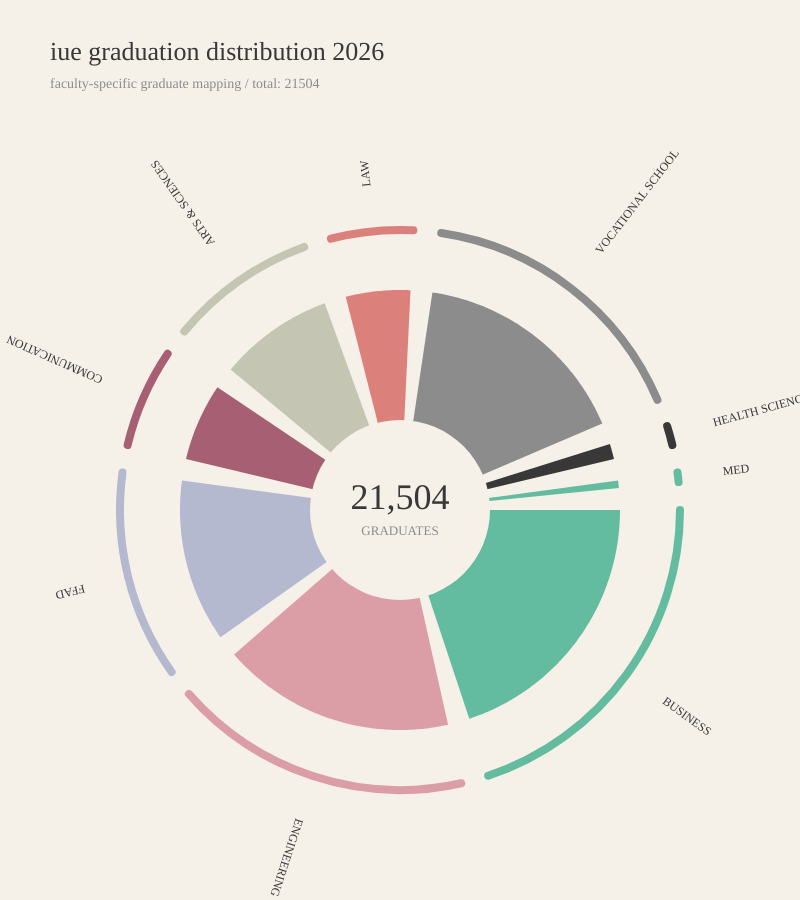
Frame 1 (no input)
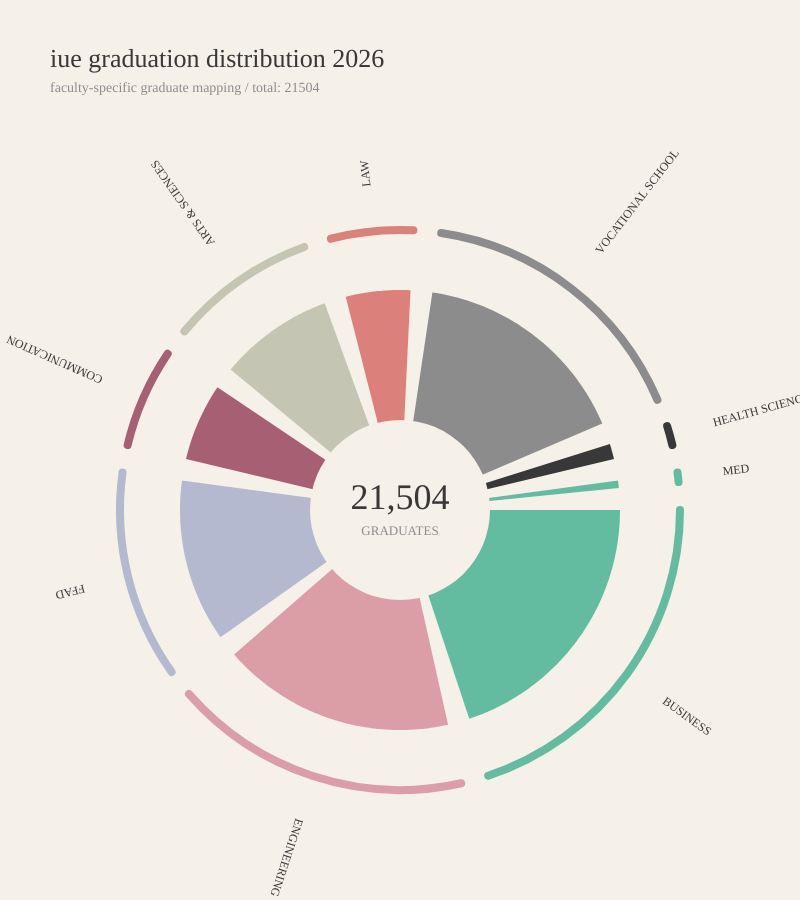
Frame 60 (no input)
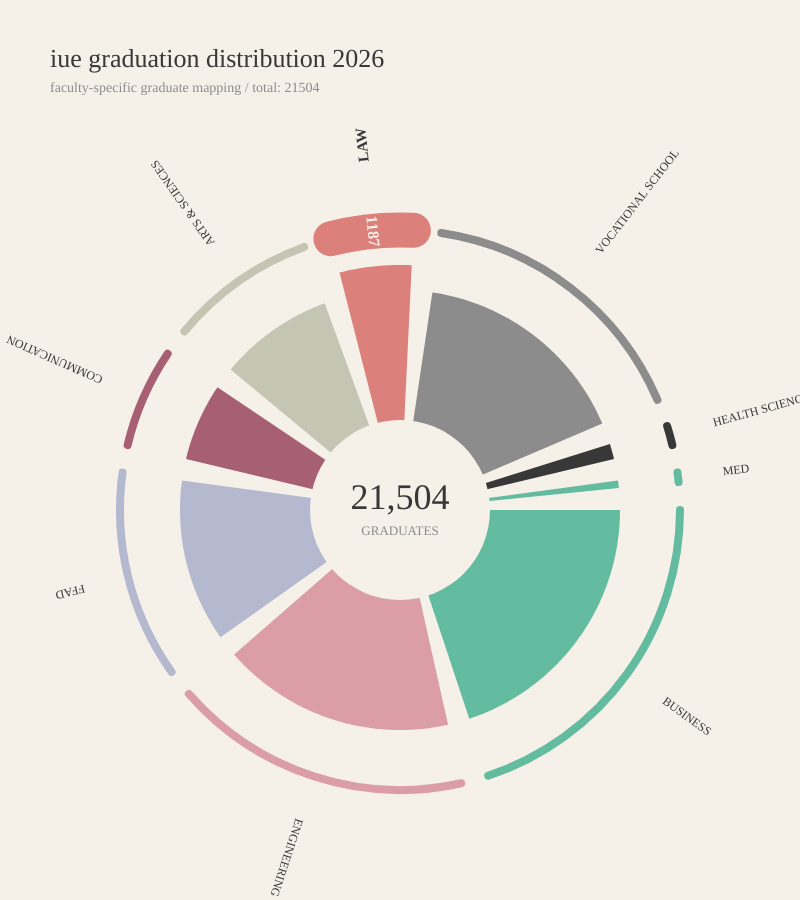
Frame 120 (the mouse pressed at the canvas centre since frame 60)

The p5.js sketch that drew these frames (run headless with seeded random() and noise() and a simulated clock; from frame 60 on, the mouse is pressed at the canvas centre):

// p5.js sketch
// ── sketch.js
/**
 * IUE GRADUATES 2026 - SEPARATED PIE AND ARC
 */

const PALETTE = [
  "#63BC9F", 
  "#DB9EA7",
  "#B5B9D0", 
  "#A76073", 
  "#C4C5B2", 
  "#DB807B", 
  "#8C8C8C", 
  "#383838"  
];

let data = [
  { label: "Business",        val: 4995 },
  { label: "Engineering",     val: 4292 },
  { label: "FFAD",            val: 3000 },
  { label: "Communication",            val: 1429 },
  { label: "Arts & Sciences",     val: 2115 },
  { label: "law",             val: 1187 },
  { label: "Vocational School",  val: 4070 },
  { label: "Health Sciences", val:  279 },
  { label: "Med",             val:  137 }
];

data.forEach((d, i) => d.hex = PALETTE[i % PALETTE.length]);

const BG = "#F5F0E8";
let total = 0;
const GAP = 0.10;

function setup() {
  createCanvas(800, 900);
  data.forEach(d => total += d.val);
}

function draw() {
  background(BG);
  
  const cx = width / 2;
  const cy = height / 2 + 60; 
  const r1_base = 220; 
  const r2_base = 280; 
  
  const avail = TWO_PI - GAP * data.length;
  const mAngle = ((atan2(mouseY - cy, mouseX - cx)) % TWO_PI + TWO_PI) % TWO_PI;
  const mDist = dist(mouseX, mouseY, cx, cy);

  // ANA BAŞLIK
  push();
  noStroke();
  fill("#383838");
  textFont('Jost'); 
  textSize(26);
  textAlign(LEFT);
  textStyle(NORMAL); 
  text("iue graduation distribution 2026", 50, 60);

  textFont('Source Sans 3');
  textSize(14);
  fill("#8C8C8C");
  text("faculty-specific graduate mapping / total: " + total, 50, 88);
  pop();

  translate(cx, cy);
  let cur = 0;

  data.forEach(d => {
    const aw = (d.val / total) * avail;
    const end = cur + aw;
    const hovered = mDist > 50 && mDist < r2_base + 60 && mAngle > cur && mAngle < end;
    const dc = color(d.hex);
    const currentR1 = hovered ? r1_base + 25 : r1_base;
    const currentR2 = r2_base; 
    const currentStroke = hovered ? 35 : 8;

    
    push();
    fill(dc); 
    noStroke();
    beginShape();
    for (let a = cur; a <= end; a += 0.01) vertex(currentR1 * cos(a), currentR1 * sin(a));
    vertex(currentR1 * cos(end), currentR1 * sin(end));
    vertex(0, 0);
    endShape(CLOSE);
    pop();

    
    stroke(dc);
    strokeWeight(currentStroke);
    noFill();
    arc(0, 0, currentR2 * 2, currentR2 * 2, cur, end);

  
    push();
    const la = cur + aw / 2;
    rotate(la);
    translate(hovered ? currentR2 + 70 : currentR2 + 45, 0);
    noStroke();
    
    textFont('Source Sans 3');
    fill("#383838"); 
    textSize(hovered ? 15 : 12);
    textStyle(hovered ? BOLD : NORMAL); 
    textAlign(LEFT, CENTER);
    text(d.label.toUpperCase(), 0, 0);
    pop();

    if (hovered) {
      push();
      translate(currentR2 * cos(cur + aw / 2), currentR2 * sin(cur + aw / 2));
      rotate(cur + aw / 2);
      const la2 = cur + aw / 2;
      if (la2 > HALF_PI && la2 < 3 * HALF_PI) rotate(PI);
      
      textFont('Source Sans 3');
      fill(BG); 
      noStroke();
      textAlign(CENTER, CENTER);
      textSize(16); 
      textStyle(BOLD);
      text(d.val, 0, 0);
      pop();
    }

    cur = end + GAP;
  });

  fill(BG);
  noStroke();
  circle(0, 0, 180);
  
  fill("#383838");
  textFont('Jost');
  textSize(36);
  textAlign(CENTER, CENTER);
  text(total.toLocaleString(), 0, -10);
  
  textFont('Source Sans 3');
  textSize(13);
  fill("#8C8C8C");
  text("GRADUATES", 0, 22);
}
